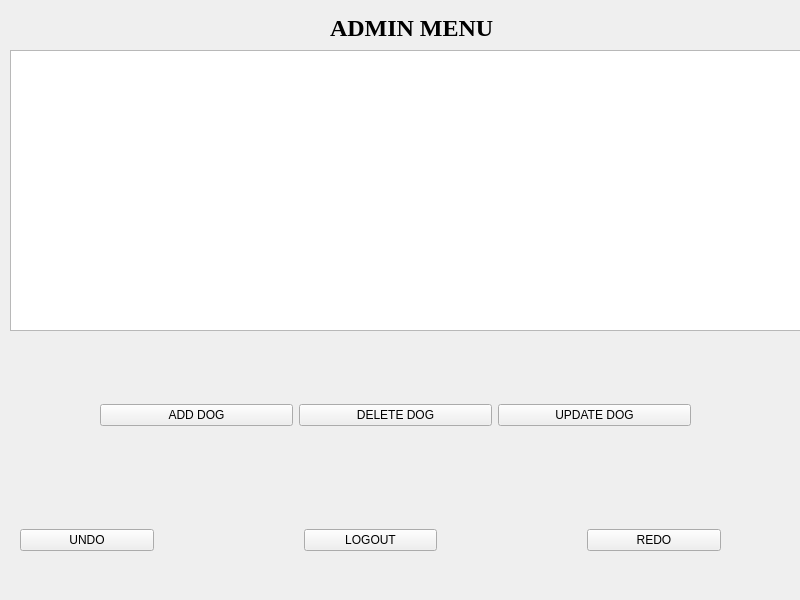
<?xml version="1.0" encoding="UTF-8"?>
<ui version="4.0">
 <class>Admin</class>
 <widget class="QWidget" name="Admin">
  <property name="geometry">
   <rect>
    <x>0</x>
    <y>0</y>
    <width>800</width>
    <height>600</height>
   </rect>
  </property>
  <property name="windowTitle">
   <string>Form</string>
  </property>
  <widget class="QLabel" name="label">
   <property name="geometry">
    <rect>
     <x>330</x>
     <y>20</y>
     <width>201</width>
     <height>16</height>
    </rect>
   </property>
   <property name="font">
    <font>
     <family>Times New Roman</family>
     <pointsize>18</pointsize>
     <bold>true</bold>
    </font>
   </property>
   <property name="text">
    <string>ADMIN MENU</string>
   </property>
  </widget>
  <widget class="QWidget" name="horizontalLayoutWidget">
   <property name="geometry">
    <rect>
     <x>100</x>
     <y>340</y>
     <width>591</width>
     <height>151</height>
    </rect>
   </property>
   <layout class="QHBoxLayout" name="horizontalLayout">
    <item>
     <widget class="QPushButton" name="addDog">
      <property name="text">
       <string>ADD DOG</string>
      </property>
     </widget>
    </item>
    <item>
     <widget class="QPushButton" name="deleteDog">
      <property name="text">
       <string>DELETE DOG</string>
      </property>
     </widget>
    </item>
    <item>
     <widget class="QPushButton" name="UpdateDog">
      <property name="text">
       <string>UPDATE DOG</string>
      </property>
     </widget>
    </item>
   </layout>
  </widget>
  <widget class="QTableView" name="tableView">
   <property name="geometry">
    <rect>
     <x>10</x>
     <y>50</y>
     <width>791</width>
     <height>281</height>
    </rect>
   </property>
   <property name="layoutDirection">
    <enum>Qt::LayoutDirection::LeftToRight</enum>
   </property>
   <property name="sizeAdjustPolicy">
    <enum>QAbstractScrollArea::SizeAdjustPolicy::AdjustToContents</enum>
   </property>
   <property name="editTriggers">
    <set>QAbstractItemView::EditTrigger::NoEditTriggers</set>
   </property>
   <property name="gridStyle">
    <enum>Qt::PenStyle::SolidLine</enum>
   </property>
  </widget>
  <widget class="QWidget" name="horizontalLayoutWidget_2">
   <property name="geometry">
    <rect>
     <x>-30</x>
     <y>500</y>
     <width>801</width>
     <height>80</height>
    </rect>
   </property>
   <layout class="QHBoxLayout" name="horizontalLayout_2">
    <property name="spacing">
     <number>150</number>
    </property>
    <property name="leftMargin">
     <number>50</number>
    </property>
    <property name="rightMargin">
     <number>50</number>
    </property>
    <item>
     <widget class="QPushButton" name="undoButton">
      <property name="text">
       <string>UNDO</string>
      </property>
     </widget>
    </item>
    <item>
     <widget class="QPushButton" name="logout">
      <property name="text">
       <string>LOGOUT</string>
      </property>
     </widget>
    </item>
    <item>
     <widget class="QPushButton" name="redoButton">
      <property name="text">
       <string>REDO</string>
      </property>
     </widget>
    </item>
   </layout>
  </widget>
 </widget>
 <resources/>
 <connections/>
</ui>
